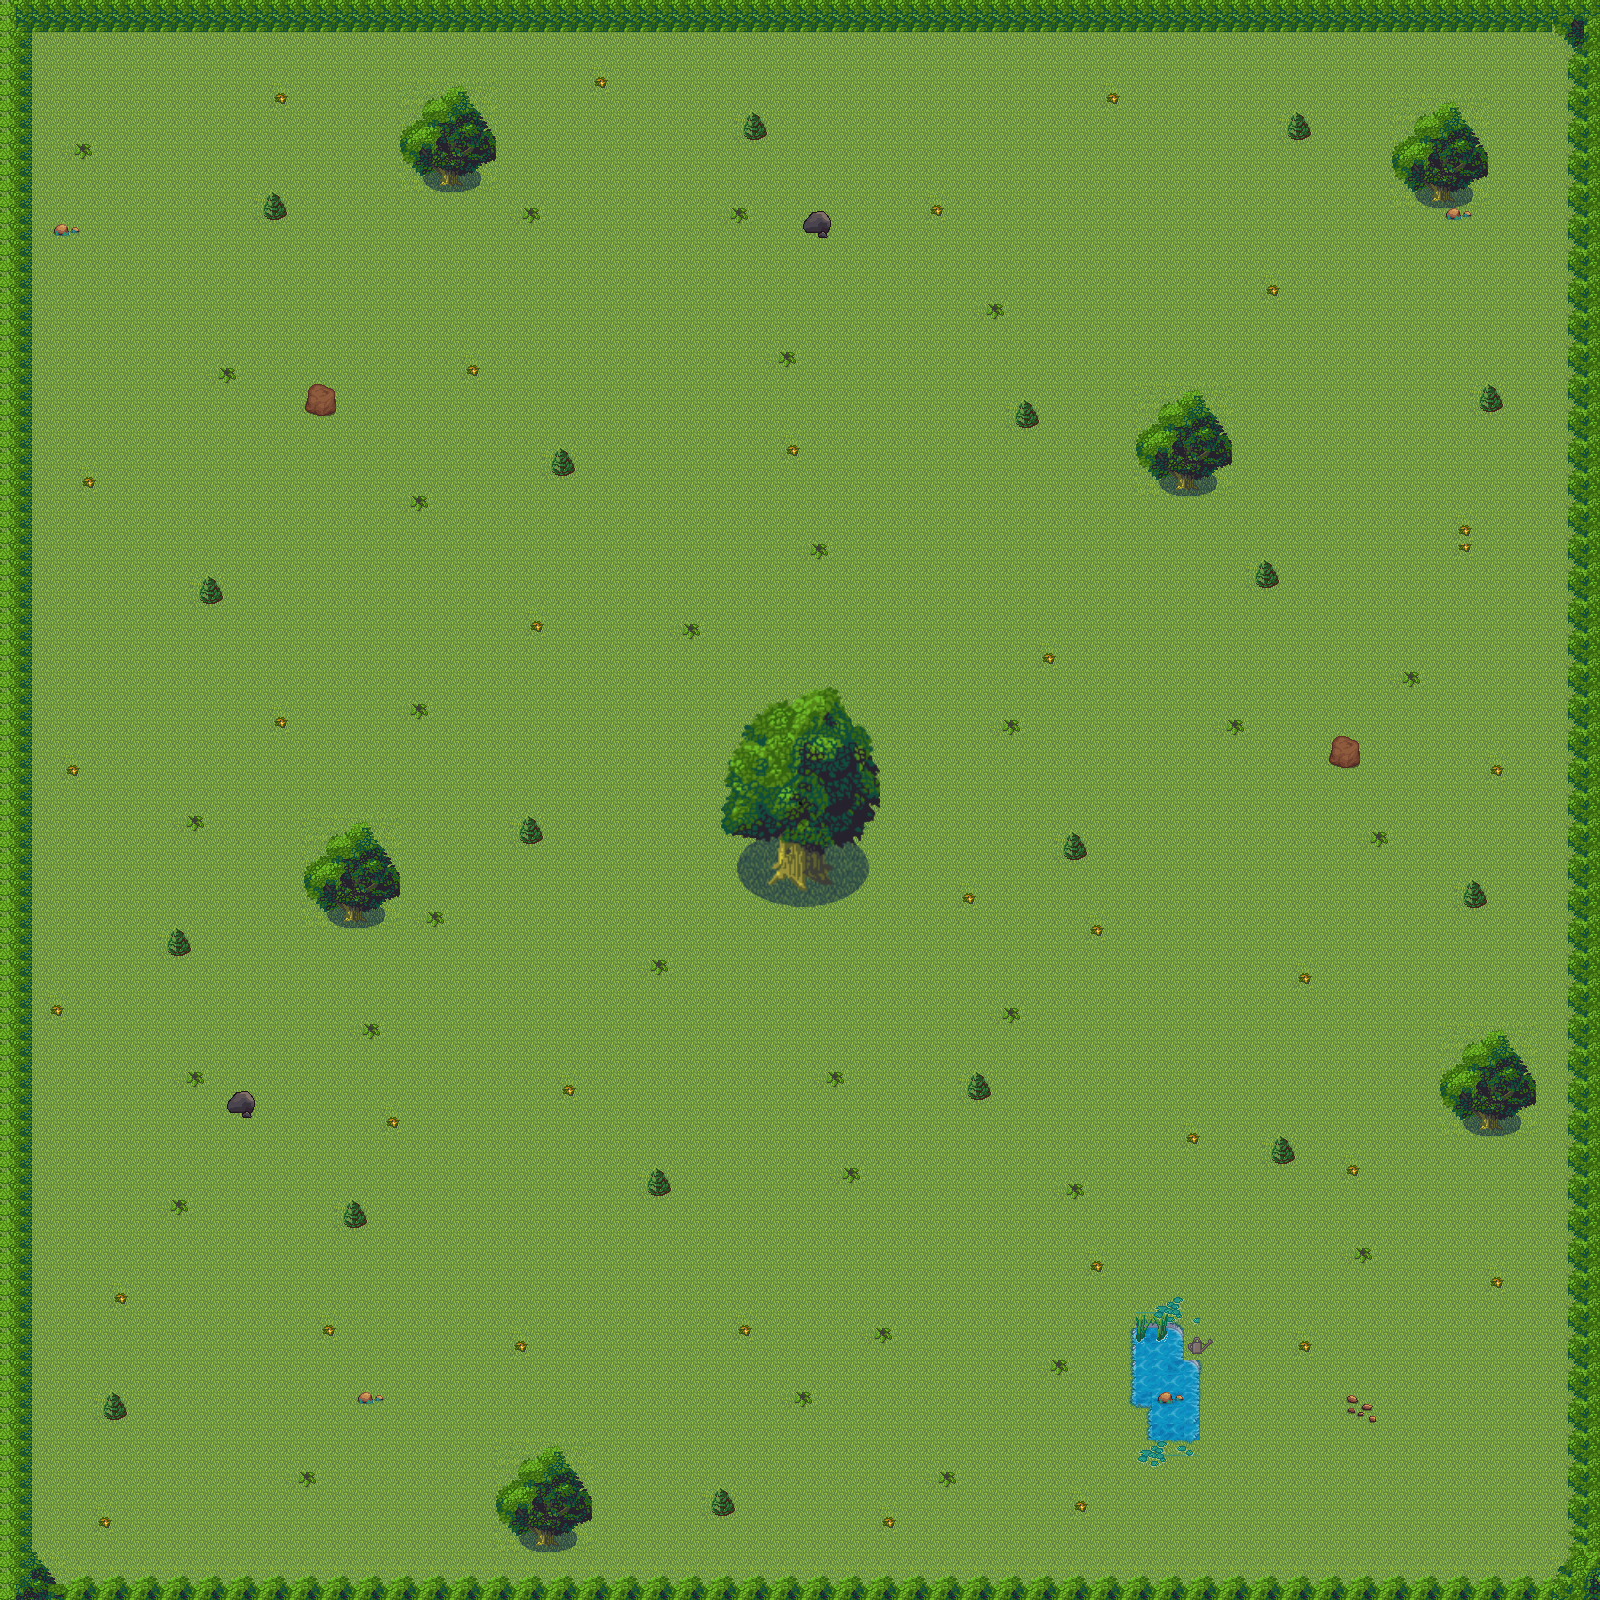

This game map was drawn from its Tiled (.tmx) file and the tilesets committed beside it. A one-line description and the trimmed map source follow:
An orthogonal 100x100 tile map with 16x16 px tiles, 8 tile layers (Collision, Secret, Gound, Pond, ...), 5 tilesets.

<map version="1.9" tiledversion="1.9.2" orientation="orthogonal" renderorder="right-down" width="100" height="100" tilewidth="16" tileheight="16" infinite="0" nextlayerid="10" nextobjectid="1">
 <tileset firstgid="1" source="trees-and-bushes.tsx" />
 <tileset firstgid="129" source="the_tree.tsx" />
 <tileset firstgid="289" source="art-davids-digits.tsx" />
 <tileset firstgid="2753" source="outside.tsx" />
 <tileset firstgid="4193" source="pond.tsx" />
 <layer id="2" name="Collision" width="100" height="100">
  <data>[10000 cells, 625 non-empty, 1 distinct tile ids]</data>
 </layer>
 <layer id="6" name="Secret" width="100" height="100">
  <data>[10000 cells, 1820 non-empty, 1820 distinct tile ids]</data>
 </layer>
 <layer id="4" name="Gound" width="100" height="100">
  <data>[10000 cells, 10000 non-empty, 1 distinct tile ids]</data>
 </layer>
 <layer id="7" name="Pond" width="100" height="100">
  <data>[10000 cells, 24 non-empty, 14 distinct tile ids]</data>
 </layer>
 <layer id="8" name="PondGrass" width="100" height="100">
  <data>[10000 cells, 24 non-empty, 15 distinct tile ids]</data>
 </layer>
 <layer id="9" name="BisheaForPond" width="100" height="100">
  <data>[10000 cells, 45 non-empty, 26 distinct tile ids]</data>
 </layer>
 <layer id="5" name="BushesAndTrees" width="100" height="100">
  <data>[10000 cells, 1241 non-empty, 67 distinct tile ids]</data>
 </layer>
 <layer id="3" name="Tree" width="100" height="100">
  <data>[10000 cells, 163 non-empty, 150 distinct tile ids]</data>
 </layer>
</map>
